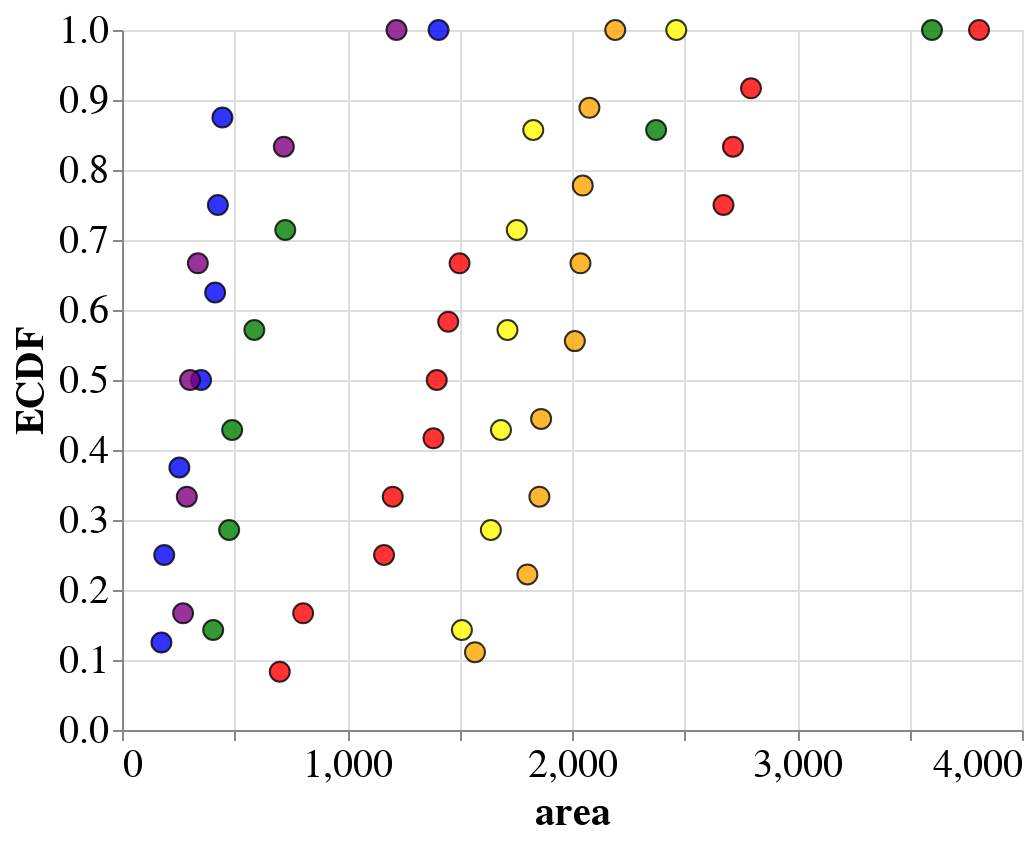

Write notebook code for a chart like this one.
### Code cell
ECDFs = altcat.catplot(data=df[df['treatment']=='C2'],
               height=350,
               width=450, 
               mark=dict(opacity=0.8, type='point'),
               encoding={'x': alt.X('area:Q', scale=alt.Scale(zero=False)),
                         'fill': alt.value('red')},
               transform='ecdf')
ECDFs += altcat.catplot(data=df[df['treatment']=='LatB'],
               mark=dict(opacity=0.8, type='point'),
               encoding={'x': alt.X('area:Q', scale=alt.Scale(zero=False)),
                         'fill': alt.value('orange')},
               transform='ecdf')
ECDFs += altcat.catplot(data=df[df['treatment']=='oryzalin'],
               mark=dict(opacity=0.8, type='point'),
               encoding={'x': alt.X('area:Q', scale=alt.Scale(zero=False)),
                         'fill': alt.value('yellow')},
               transform='ecdf')
ECDFs += altcat.catplot(data=df[df['treatment']=='sorbitol'],
               mark=dict(opacity=0.8, type='point'),
               encoding={'x': alt.X('area:Q', scale=alt.Scale(zero=False)),
                         'fill': alt.value('green')},
               transform='ecdf')
ECDFs += altcat.catplot(data=df[df['treatment']=='LatB+sorbitol'],
               mark=dict(opacity=0.8, type='point'),
               encoding={'x': alt.X('area:Q', scale=alt.Scale(zero=False)),
                         'fill': alt.value('blue')},
               transform='ecdf')
ECDFs += altcat.catplot(data=df[df['treatment']=='oryzalin+sorbitol'],
               mark=dict(opacity=0.8, type='point'),
               encoding={'x': alt.X('area:Q', scale=alt.Scale(zero=False)),
                         'fill': alt.value('purple')},
               transform='ecdf')

ECDFs.configure_text(fontWeight='bold', fontSize=20
).configure_legend(labelFontSize=20, titleFontSize=15
).configure_axis(labelFontSize=20, titleFontSize=20
).configure_mark(color='black'
).configure_point(size=100, strokeWidth=1)

### Figure 1 — Vega-Lite specification as saved in the notebook (floating-point values rounded to 4 significant figures)
{"config": {"view": {"continuousWidth": 400, "continuousHeight": 300}, "axis": {"labelFontSize": 20, "titleFontSize": 20}, "legend": {"labelFontSize": 20, "titleFontSize": 15}, "mark": {"color": "black"}, "point": {"size": 100, "strokeWidth": 1}, "text": {"fontSize": 20, "fontWeight": "bold"}}, "layer": [{"data": {"name": "data-0d3a7221713566a97d5c4d89eb4e2cee"}, "mark": {"type": "point", "opacity": 0.8}, "encoding": {"fill": {"value": "red"}, "x": {"type": "quantitative", "field": "area", "scale": {"zero": false}}, "y": {"type": "quantitative", "field": "__ECDF", "title": "ECDF"}, "order": {"type": "quantitative", "field": "area", "sort": "ascending"}}, "height": 350, "width": 450}, {"data": {"name": "data-cc25313982add71ed06b0ac57e1bcbd1"}, "mark": {"type": "point", "opacity": 0.8}, "encoding": {"fill": {"value": "orange"}, "x": {"type": "quantitative", "field": "area", "scale": {"zero": false}}, "y": {"type": "quantitative", "field": "__ECDF", "title": "ECDF"}, "order": {"type": "quantitative", "field": "area", "sort": "ascending"}}}, {"data": {"name": "data-274bc52b31bc12c2b99f852174ca7695"}, "mark": {"type": "point", "opacity": 0.8}, "encoding": {"fill": {"value": "yellow"}, "x": {"type": "quantitative", "field": "area", "scale": {"zero": false}}, "y": {"type": "quantitative", "field": "__ECDF", "title": "ECDF"}, "order": {"type": "quantitative", "field": "area", "sort": "ascending"}}}, {"data": {"name": "data-8a2342987d9c92ebabaa0c721bd41e58"}, "mark": {"type": "point", "opacity": 0.8}, "encoding": {"fill": {"value": "green"}, "x": {"type": "quantitative", "field": "area", "scale": {"zero": false}}, "y": {"type": "quantitative", "field": "__ECDF", "title": "ECDF"}, "order": {"type": "quantitative", "field": "area", "sort": "ascending"}}}, {"data": {"name": "data-752a69fe0dd269196a96d84729d33cc2"}, "mark": {"type": "point", "opacity": 0.8}, "encoding": {"fill": {"value": "blue"}, "x": {"type": "quantitative", "field": "area", "scale": {"zero": false}}, "y": {"type": "quantitative", "field": "__ECDF", "title": "ECDF"}, "order": {"type": "quantitative", "field": "area", "sort": "ascending"}}}, {"data": {"name": "data-e93aa6d17d73e8a10f139469c8abeb6f"}, "mark": {"type": "point", "opacity": 0.8}, "encoding": {"fill": {"value": "purple"}, "x": {"type": "quantitative", "field": "area", "scale": {"zero": false}}, "y": {"type": "quantitative", "field": "__ECDF", "title": "ECDF"}, "order": {"type": "quantitative", "field": "area", "sort": "ascending"}}}], "$schema": "https://vega.github.io/schema/vega-lite/v4.8.1.json", "datasets": {"data-0d3a7221713566a97d5c4d89eb4e2cee": [{"name": "BY2_in_C2/cell001_corr", "max force (uN)": 899.1, "location": "cyto", "kinit": 18.97, "deltaF": 17.43, "treatment": "C2", "details": "spreads", "kret": 218.6, "area": 805.2, "Pos Z zero (um)": 41.62, "__ECDF": 0.1667}, {"name": "BY2_in_C2/cell002_corr", "max force (uN)": 905.0, "location": "cyto", "kinit": 21.05, "deltaF": 18.97, "treatment": "C2", "details": "spreads", "kret": 186.0, "area": 701.2, "Pos Z zero (um)": 58.64, "__ECDF": 0.08333}, {"name": "BY2_in_C2/cell003_corr", "max force (uN)": 898.6, "location": "cyto", "kinit": 2.188, "deltaF": 2.246, "treatment": "C2", "details": "spreads", "kret": 305.0, "area": 1165.0, "Pos Z zero (um)": 40.84, "__ECDF": 0.25}, {"name": "BY2_in_C2/cell004_corr", "max force (uN)": 899.1, "location": "cyto", "kinit": 13.81, "deltaF": 12.55, "treatment": "C2", "details": "spreads", "kret": 311.2, "area": 1500.0, "Pos Z zero (um)": 29.72, "__ECDF": 0.6667}, {"name": "BY2_in_C2/cell005_corr", "max force (uN)": 895.8, "location": "cyto", "kinit": 8.253, "deltaF": 7.765, "treatment": "C2", "details": "spreads", "kret": 354.8, "area": 1450.0, "Pos Z zero (um)": 29.16, "__ECDF": 0.5833}, {"name": "BY2_in_C2/cell008_corr", "max force (uN)": 880.5, "location": "cyto", "kinit": 4.127, "deltaF": 3.831, "treatment": "C2", "details": "spreads", "kret": 423.5, "area": 2715.0, "Pos Z zero (um)": 45.97, "__ECDF": 0.8333}, {"name": "BY2_in_C2/cell009_corr", "max force (uN)": 888.5, "location": "cyto", "kinit": 5.785, "deltaF": 5.887, "treatment": "C2", "details": "spreads", "kret": 436.6, "area": 2673.0, "Pos Z zero (um)": 37.08, "__ECDF": 0.75}, {"name": "BY2_in_C2/cell012_corr", "max force (uN)": 880.6, "location": "cyto", "kinit": 3.37, "deltaF": 3.314, "treatment": "C2", "details": "spreads", "kret": 441.0, "area": 3809.0, "Pos Z zero (um)": 43.16, "__ECDF": 1.0}, {"name": "BY2_in_C2/cell013_corr", "max force (uN)": 876.8, "location": "cyto", "kinit": 4.483, "deltaF": 4.179, "treatment": "C2", "details": "spreads", "kret": 562.3, "area": 2796.0, "Pos Z zero (um)": 30.89, "__ECDF": 0.9167}, {"name": "BY2_in_C2/cell015_corr", "max force (uN)": 895.4, "location": "cyto", "kinit": 15.26, "deltaF": 14.39, "treatment": "C2", "details": "spreads", "kret": 345.1, "area": 1399.0, "Pos Z zero (um)": 27.7, "__ECDF": 0.5}, {"name": "BY2_in_C2/cell016_corr", "max force (uN)": 891.1, "location": "cyto", "kinit": 9.307, "deltaF": 8.437, "treatment": "C2", "details": "spreads", "kret": 397.7, "area": 1384.0, "Pos Z zero (um)": 30.58, "__ECDF": 0.4167}, {"name": "BY2_in_C2/cell017_corr", "max force (uN)": 893.5, "location": "cyto", "kinit": 8.098, "deltaF": 7.317, "treatment": "C2", "details": "spreads", "kret": 353.6, "area": 1203.0, "Pos Z zero (um)": 28.91, "__ECDF": 0.3333}], "data-cc25313982add71ed06b0ac57e1bcbd1": [{"name": "BY2_in_LatB/cell023_corr", "max force (uN)": 908.4, "location": "cyto", "kinit": 8.984, "deltaF": 8.288, "treatment": "LatB", "details": "spreads", "kret": 449.4, "area": 1863.0, "Pos Z zero (um)": 29.94, "__ECDF": 0.4444}, {"name": "BY2_in_LatB/cell024_corr", "max force (uN)": 902.9, "location": "cyto", "kinit": 16.92, "deltaF": 15.72, "treatment": "LatB", "details": "spreads", "kret": 403.4, "area": 2048.0, "Pos Z zero (um)": 28.51, "__ECDF": 0.7778}, {"name": "BY2_in_LatB/cell026_corr", "max force (uN)": 882.5, "location": "cyto", "kinit": 6.326, "deltaF": 5.858, "treatment": "LatB", "details": "spreads", "kret": 381.2, "area": 2038.0, "Pos Z zero (um)": 35.76, "__ECDF": 0.6667}, {"name": "BY2_in_LatB/cell033_corr", "max force (uN)": 889.4, "location": "cyto", "kinit": 21.41, "deltaF": 19.65, "treatment": "LatB", "details": "spreads", "kret": 359.7, "area": 1569.0, "Pos Z zero (um)": 26.84, "__ECDF": 0.1111}, {"name": "BY2_in_LatB/cell034_corr", "max force (uN)": 887.0, "location": "cyto", "kinit": 13.67, "deltaF": 12.72, "treatment": "LatB", "details": "spreads", "kret": 416.3, "area": 1802.0, "Pos Z zero (um)": 29.28, "__ECDF": 0.2222}, {"name": "BY2_in_LatB/cell035_corr", "max force (uN)": 888.4, "location": "cyto", "kinit": 2.529, "deltaF": 2.397, "treatment": "LatB", "details": "spreads", "kret": 406.0, "area": 2077.0, "Pos Z zero (um)": 40.36, "__ECDF": 0.8889}, {"name": "BY2_in_LatB/cell036_corr", "max force (uN)": 895.0, "location": "cyto", "kinit": 9.3, "deltaF": 8.529, "treatment": "LatB", "details": "spreads", "kret": 440.6, "area": 1855.0, "Pos Z zero (um)": 28.29, "__ECDF": 0.3333}, {"name": "BY2_in_LatB/cell037_corr", "max force (uN)": 883.1, "location": "cyto", "kinit": 4.075, "deltaF": 3.774, "treatment": "LatB", "details": "spreads", "kret": 480.0, "area": 2013.0, "Pos Z zero (um)": 40.28, "__ECDF": 0.5556}, {"name": "BY2_in_LatB/cell038_corr", "max force (uN)": 892.0, "location": "cyto", "kinit": 8.142, "deltaF": 7.494, "treatment": "LatB", "details": "spreads", "kret": 371.7, "area": 2192.0, "Pos Z zero (um)": 39.6, "__ECDF": 1.0}], "data-274bc52b31bc12c2b99f852174ca7695": [{"name": "BY2_in_oryzalin/cell052_corr", "max force (uN)": 898.7, "location": "cyto", "kinit": 10.08, "deltaF": 9.3, "treatment": "oryzalin", "details": "spreads", "kret": 420.5, "area": 1684.0, "Pos Z zero (um)": 26.15, "__ECDF": 0.4286}, {"name": "BY2_in_oryzalin/cell054_corr", "max force (uN)": 900.9, "location": "cyto", "kinit": 5.693, "deltaF": 5.186, "treatment": "oryzalin", "details": "spreads", "kret": 410.7, "area": 1828.0, "Pos Z zero (um)": 30.52, "__ECDF": 0.8571}, {"name": "BY2_in_oryzalin/cell055_corr", "max force (uN)": 901.5, "location": "cyto", "kinit": 15.47, "deltaF": 14.55, "treatment": "oryzalin", "details": "spreads", "kret": 403.4, "area": 1713.0, "Pos Z zero (um)": 27.28, "__ECDF": 0.5714}, {"name": "BY2_in_oryzalin/cell056_corr", "max force (uN)": 901.4, "location": "cyto", "kinit": 19.53, "deltaF": 17.83, "treatment": "oryzalin", "details": "spreads", "kret": 360.2, "area": 2463.0, "Pos Z zero (um)": 33.23, "__ECDF": 1.0}, {"name": "BY2_in_oryzalin/cell057_corr", "max force (uN)": 905.4, "location": "cyto", "kinit": 15.84, "deltaF": 14.88, "treatment": "oryzalin", "details": "spreads", "kret": 373.5, "area": 1639.0, "Pos Z zero (um)": 28.37, "__ECDF": 0.2857}, {"name": "BY2_in_oryzalin/cell059_corr", "max force (uN)": 891.2, "location": "cyto", "kinit": 12.77, "deltaF": 12.24, "treatment": "oryzalin", "details": "spreads", "kret": 375.6, "area": 1511.0, "Pos Z zero (um)": 26.32, "__ECDF": 0.1429}, {"name": "BY2_in_oryzalin/cell060_corr", "max force (uN)": 895.6, "location": "cyto", "kinit": 4.452, "deltaF": 4.578, "treatment": "oryzalin", "details": "spreads", "kret": 424.0, "area": 1755.0, "Pos Z zero (um)": 27.13, "__ECDF": 0.7143}], "data-8a2342987d9c92ebabaa0c721bd41e58": [{"name": "BY2_in_sorbitol/cell072_corr", "max force (uN)": 881.2, "location": "cyto", "kinit": 5.103, "deltaF": 4.784, "treatment": "sorbitol", "details": "spreads", "kret": 553.5, "area": 2374.0, "Pos Z zero (um)": 19.35, "__ECDF": 0.8571}, {"name": "BY2_in_sorbitol/cell073_corr", "max force (uN)": 830.8, "location": "cyto", "kinit": 0.475, "deltaF": 0.5069, "treatment": "sorbitol", "details": "spreads", "kret": 687.7, "area": 476.2, "Pos Z zero (um)": 6.86, "__ECDF": 0.2857}, {"name": "BY2_in_sorbitol/cell074_corr", "max force (uN)": 853.3, "location": "cyto", "kinit": 0.09835, "deltaF": 0.3273, "treatment": "sorbitol", "details": "moves", "kret": 666.1, "area": 489.6, "Pos Z zero (um)": 10.3, "__ECDF": 0.4286}, {"name": "BY2_in_sorbitol/cell075_corr", "max force (uN)": 833.1, "location": "cyto", "kinit": 5.551, "deltaF": 5.338, "treatment": "sorbitol", "details": "moves", "kret": 617.7, "area": 588.2, "Pos Z zero (um)": 6.665, "__ECDF": 0.5714}, {"name": "BY2_in_sorbitol/cell086_corr", "max force (uN)": 881.4, "location": "cyto", "kinit": 0.8545, "deltaF": 0.8547, "treatment": "sorbitol", "details": "spreads", "kret": 587.7, "area": 3600.0, "Pos Z zero (um)": 19.45, "__ECDF": 1.0}, {"name": "BY2_in_sorbitol/cell087_corr", "max force (uN)": 858.7, "location": "cyto", "kinit": 1.925, "deltaF": 1.861, "treatment": "sorbitol", "details": "spreads", "kret": 678.9, "area": 725.6, "Pos Z zero (um)": 12.81, "__ECDF": 0.7143}, {"name": "BY2_in_sorbitol/cell103_corr", "max force (uN)": 847.0, "location": "cyto", "kinit": 0.7203, "deltaF": 1.0, "treatment": "sorbitol", "details": "spreads", "kret": 699.0, "area": 405.2, "Pos Z zero (um)": 5.217, "__ECDF": 0.1429}], "data-752a69fe0dd269196a96d84729d33cc2": [{"name": "BY2_in_LatB_sorbitol/cell042_corr", "max force (uN)": 892.4, "location": "cyto", "kinit": 3.314, "deltaF": 3.2, "treatment": "LatB+sorbitol", "details": "moves", "kret": 195.0, "area": 351.5, "Pos Z zero (um)": 5.145, "__ECDF": 0.5}, {"name": "BY2_in_LatB_sorbitol/cell043_corr", "max force (uN)": 875.0, "location": "cyto", "kinit": 2.962, "deltaF": 2.713, "treatment": "LatB+sorbitol", "details": "spreads", "kret": 731.1, "area": 1407.0, "Pos Z zero (um)": 19.08, "__ECDF": 1.0}, {"name": "BY2_in_LatB_sorbitol/cell046_corr", "max force (uN)": 760.2, "location": "cyto", "kinit": 2.019, "deltaF": 1.886, "treatment": "LatB+sorbitol", "details": "moves", "kret": 581.3, "area": 175.2, "Pos Z zero (um)": 7.509, "__ECDF": 0.125}, {"name": "BY2_in_LatB_sorbitol/cell047_corr", "max force (uN)": 759.3, "location": "cyto", "kinit": 2.354, "deltaF": 2.242, "treatment": "LatB+sorbitol", "details": "moves", "kret": 600.5, "area": 255.0, "Pos Z zero (um)": 10.08, "__ECDF": 0.375}, {"name": "BY2_in_LatB_sorbitol/cell048_corr", "max force (uN)": 759.2, "location": "cyto", "kinit": 1.178, "deltaF": 1.135, "treatment": "LatB+sorbitol", "details": "moves", "kret": 627.7, "area": 187.7, "Pos Z zero (um)": 9.491, "__ECDF": 0.25}, {"name": "BY2_in_LatB_sorbitol/cell049_corr", "max force (uN)": 780.4, "location": "cyto", "kinit": 1.485, "deltaF": 1.383, "treatment": "LatB+sorbitol", "details": "spreads", "kret": 693.1, "area": 446.3, "Pos Z zero (um)": 14.79, "__ECDF": 0.875}, {"name": "BY2_in_LatB_sorbitol/cell050_corr", "max force (uN)": 778.0, "location": "cyto", "kinit": 1.977, "deltaF": 1.885, "treatment": "LatB+sorbitol", "details": "spreads", "kret": 636.5, "area": 426.1, "Pos Z zero (um)": 13.91, "__ECDF": 0.75}, {"name": "BY2_in_LatB_sorbitol/cell051_corr", "max force (uN)": 783.7, "location": "cyto", "kinit": 1.962, "deltaF": 1.96, "treatment": "LatB+sorbitol", "details": "spreads", "kret": 641.3, "area": 414.0, "Pos Z zero (um)": 14.07, "__ECDF": 0.625}], "data-e93aa6d17d73e8a10f139469c8abeb6f": [{"name": "BY2_in_oryzalin_sorbitol/cell062_corr", "max force (uN)": 881.1, "location": "cyto", "kinit": 2.017, "deltaF": 1.871, "treatment": "oryzalin+sorbitol", "details": "spreads", "kret": 676.3, "area": 302.4, "Pos Z zero (um)": 16.98, "__ECDF": 0.5}, {"name": "BY2_in_oryzalin_sorbitol/cell063_corr", "max force (uN)": 876.0, "location": "cyto", "kinit": 1.684, "deltaF": 1.537, "treatment": "oryzalin+sorbitol", "details": "spreads", "kret": 692.8, "area": 719.3, "Pos Z zero (um)": 13.94, "__ECDF": 0.8333}, {"name": "BY2_in_oryzalin_sorbitol/cell064_corr", "max force (uN)": 860.5, "location": "cyto", "kinit": 2.728, "deltaF": 2.531, "treatment": "oryzalin+sorbitol", "details": "spreads", "kret": 629.9, "area": 1220.0, "Pos Z zero (um)": 14.19, "__ECDF": 1.0}, {"name": "BY2_in_oryzalin_sorbitol/cell065_corr", "max force (uN)": 864.7, "location": "cyto", "kinit": 1.024, "deltaF": 1.007, "treatment": "oryzalin+sorbitol", "details": "moves", "kret": 397.0, "area": 288.1, "Pos Z zero (um)": 9.45, "__ECDF": 0.3333}, {"name": "BY2_in_oryzalin_sorbitol/cell066_corr", "max force (uN)": 878.5, "location": "cyto", "kinit": 4.808, "deltaF": 4.706, "treatment": "oryzalin+sorbitol", "details": "moves", "kret": 647.0, "area": 271.5, "Pos Z zero (um)": 0.3185, "__ECDF": 0.1667}, {"name": "BY2_in_oryzalin_sorbitol/cell068_corr", "max force (uN)": 859.3, "location": "cyto", "kinit": 1.439, "deltaF": 1.383, "treatment": "oryzalin+sorbitol", "details": "spreads", "kret": 354.6, "area": 337.2, "Pos Z zero (um)": 13.5, "__ECDF": 0.6667}]}}
